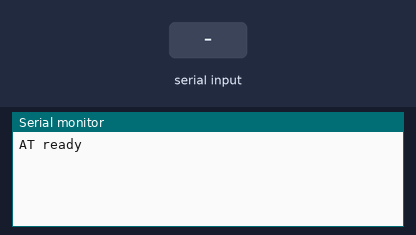
This sketch was run on a simulated Arduino Uno, built with avr-gcc and run on an emulated ATmega328P. On the bench: the last lines printed to the serial monitor. Inputs (shaded band) come from the test bench.

Above: at 1.2 s.
1.3 s: "1" received over the second serial link
At 2.2 s:
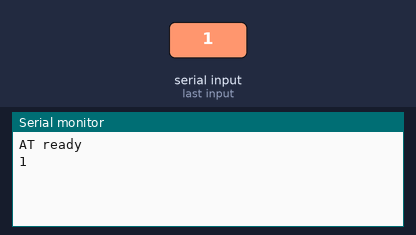
2.8 s: "0" received over the second serial link
At 3.3 s:
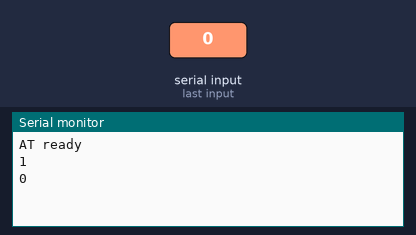
4.3 s: "2" received over the second serial link
At 5.7 s:
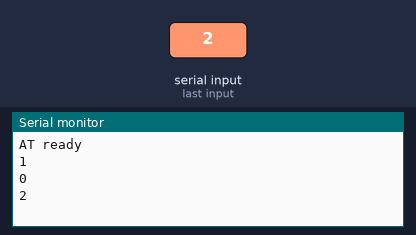

The sketch:

mega_receiving_data.ino
```cpp
#include <SoftwareSerial.h>

SoftwareSerial BTserial(10, 11); //RX, TX

char c;
char string[100][20];
boolean NL = true;
int i = 0;
int j = 0;
int bytesAvailable;

void setup()
{
    Serial.begin(9600);
    BTserial.begin(9600);
    Serial.println("AT ready");
}

void loop()
{
    // Read from the Bluetooth module and send to the Arduino Serial Monitor
//    int bytesAvailable = BTserial.available();
//    if (bytesAvailable > 0)
//    {
//        for (int j=0; i<bytesAvailable; i++)
//        {
//          c = BTserial.read();
//          if (c != "?")
//          {
//            string[i][j] = c;
//          }
//          else
//          {
//            Serial.println(string[i]);
//            i++;
//          }
//        }
//    }
      bytesAvailable = BTserial.available();
      if (bytesAvailable > 0)
      {
          c = BTserial.read();
          if (c != '?')
          {
            Serial.println(c);
            string[i][j] = c;
            j++;
          }
          else
          {
            Serial.print("Data: ");
            Serial.println(string[i]);
            i++;
            j = 0;
          }
      }

    // Read from the Serial Monitor and send to the Bluetooth module
//    if (Serial.available())
//    {
//        c = Serial.read();
//
//        // do not send line end characters to the HM-10
//        if (c!=10 & c!=13 )
//        {
//             BTserial.write(c);
//        }
//
//        // Echo the user input to the main window.
//        // If there is a new line print the ">" character.
//        if (NL) { Serial.print("\r\n>");  NL = false; }
//        Serial.write(c);
//        if (c==10) { NL = true; }
//    }
}
```

Measured:
- after the input at 1.3 s, the serial monitor: prints a new line at once (image 1)
- after the input at 2.8 s, the serial monitor: prints a new line at once (image 2)
- after the input at 4.3 s, the serial monitor: prints a new line at once (image 3)
